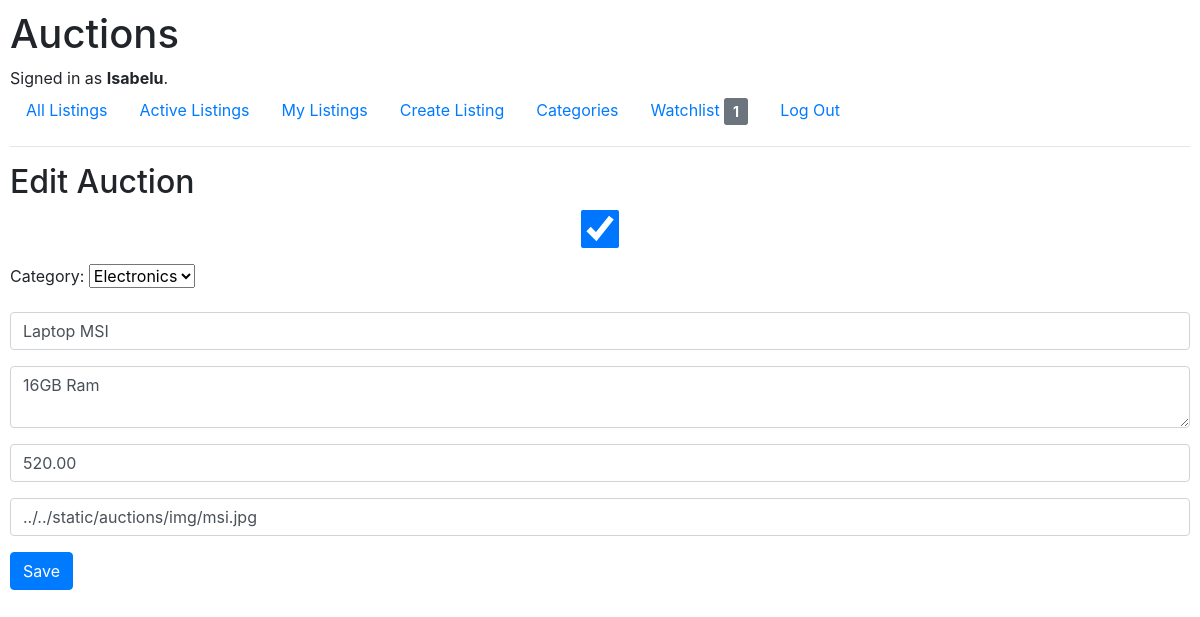
Page /edit_auction/2 (signed in) on the earlier database version.
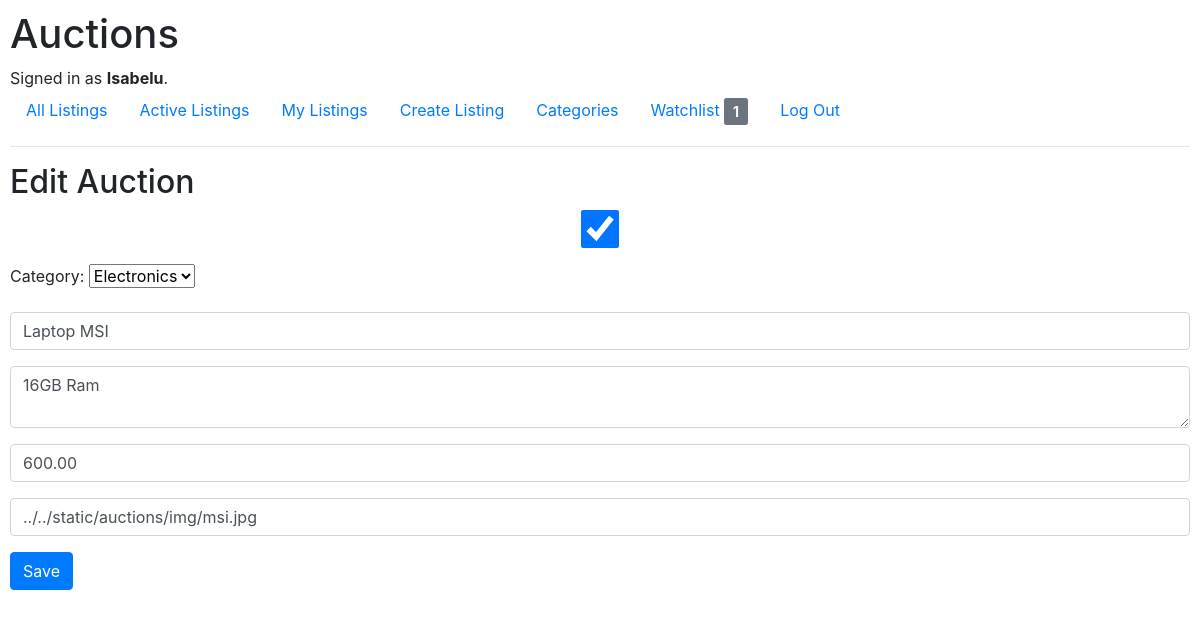
Same page on the later database version.
### auctions/models.py (models this page shows, shortened)
class AuctionList(models.Model):
    active = models.BooleanField()
    title = models.CharField(max_length=30)
    price = models.DecimalField(max_digits=7, decimal_places=2)
    url_image = models.CharField(max_length=200, blank = True)
    description = models.TextField(blank = True)
    date_creation = models.DateTimeField(auto_now_add=True)
    date_update = models.DateTimeField(auto_now=True)
    user = models.ForeignKey(User, on_delete=models.CASCADE, related_name="listing")
    category = models.ForeignKey(Category, on_delete=models.SET_NULL, related_name="categories", null=True)

### auctions/views.py (the view)
# urls.py: path("edit_auction/<int:id>", views.edit_auction, name="edit_auction"),
def edit_auction(request,id):
    user = request.user
    article = AuctionList.objects.get(id=id)
    category = article.category
    if category is None:
        category = "No category Listed"
    else:
        category = article.category.name
    if request.method == "POST":
        article.title = request.POST["title"]
        category_id = request.POST["categories"]
        article.category = Category.objects.get(id=category_id)
        if "active" in request.POST:
            article.active = True
        else:
            article.active = False
        article.description = request.POST["description"]
        article.price = request.POST["starting_bid"]
        article.url_image = request.POST["image"]
        userid = request.POST["userid"]
        user_object = User.objects.get(id=userid)
        article.user = user_object
        article.save()
        return HttpResponseRedirect(reverse("index"))
    else:
        list = json.loads(user.watchlist)
        contador = len(list)
        return render(request, "auctions/edit_auction.html", {
            "contador": contador,
            "listing": article,
            "categories": Category.objects.all(),
        })

### auctions/templates/auctions/edit_auction.html (shortened to what this page needs)
{% extends "auctions/layout.html" %}
{% block body %}
    {% if user.is_authenticated %}
    <h2>Edit Auction</h2>
    <form action="{% url 'edit_auction' listing.id %}" method="post">
        <div class="form-group">
            {% if listing.active %}
            <input autofocus class="form-control" type="checkbox" name="active" checked>
            {% else %}
            <input autofocus class="form-control" type="checkbox" name="active">
            {% endif %}
        </div>
        <div class="form-group">
            <label for="cars">Category:</label>
            <select name="categories" id="categories">
            {% for category in categories %}
                {% if category.id == article.category.id %}
                <option selected value="{{ category.id }}">{{ category.name }}</option>
                {% else %}
                <option value="{{ category.id }}">{{ category.name }}</option>
                {% endif %}
            {% endfor %}
            </select>
        </div>
        <div class="form-group">
            <input autofocus class="form-control" type="text" name="title" placeholder="Title" value="{{ listing.title }}">
        </div>
        <div class="form-group">
            <textarea class="form-control" name="description" placeholder="Description" >{{ listing.description }}</textarea>
        </div>
        <div class="form-group">
            <input class="form-control" type="number" min="0" step="0.01" name="starting_bid" placeholder="Starting Bid" value={{ listing.price }}>
        </div>
        <div class="form-group">
            <input class="form-control" type="url" name="image" placeholder="URL Image" value={{ listing.url_image }}>
        </div>
        <input class="btn btn-primary" type="submit" value="Save">
    </form>
    {% endif %}
{% endblock %}

Differences in the rows shown:
changed AuctionList "Laptop MSI": starting_bid "520.00" → "600.00"
